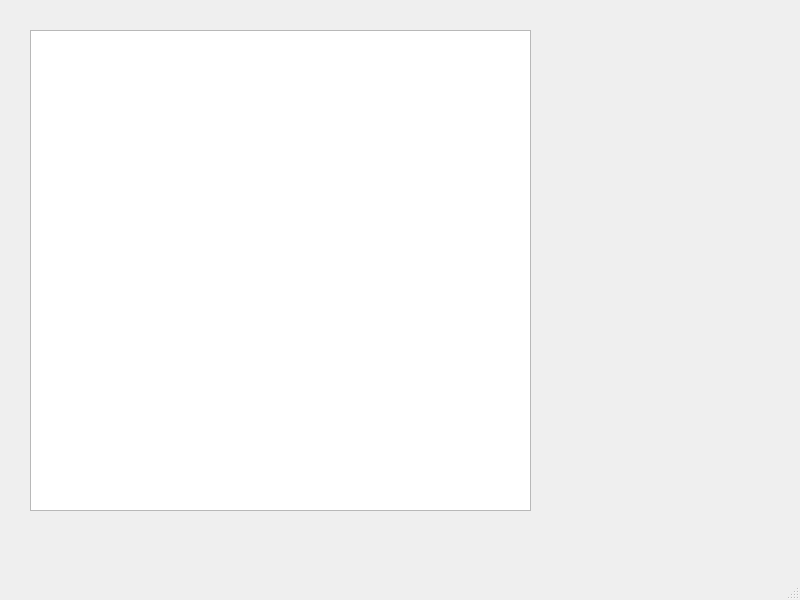
<?xml version="1.0" encoding="UTF-8"?>
<ui version="4.0">
 <class>timer</class>
 <widget class="QMainWindow" name="timer">
  <property name="geometry">
   <rect>
    <x>0</x>
    <y>0</y>
    <width>800</width>
    <height>600</height>
   </rect>
  </property>
  <property name="minimumSize">
   <size>
    <width>800</width>
    <height>600</height>
   </size>
  </property>
  <property name="maximumSize">
   <size>
    <width>800</width>
    <height>600</height>
   </size>
  </property>
  <property name="windowTitle">
   <string>MainWindow</string>
  </property>
  <widget class="QWidget" name="centralwidget">
   <widget class="QTextEdit" name="textEdit">
    <property name="geometry">
     <rect>
      <x>30</x>
      <y>30</y>
      <width>501</width>
      <height>481</height>
     </rect>
    </property>
    <property name="styleSheet">
     <string notr="true">border-image: url(:/new/prefix1/GameBackground.jpg);</string>
    </property>
    <property name="readOnly">
     <bool>true</bool>
    </property>
   </widget>
   <widget class="QPushButton" name="pushButton">
    <property name="geometry">
     <rect>
      <x>170</x>
      <y>240</y>
      <width>211</width>
      <height>41</height>
     </rect>
    </property>
    <property name="styleSheet">
     <string notr="true">border-image: url(:/new/prefix1/gameGround.jpg);
color: rgb(0, 0, 0);
border-radius:10px;</string>
    </property>
    <property name="text">
     <string/>
    </property>
   </widget>
  </widget>
  <widget class="QMenuBar" name="menubar">
   <property name="geometry">
    <rect>
     <x>0</x>
     <y>0</y>
     <width>800</width>
     <height>19</height>
    </rect>
   </property>
  </widget>
  <widget class="QStatusBar" name="statusbar"/>
 </widget>
 <resources/>
 <connections/>
</ui>
